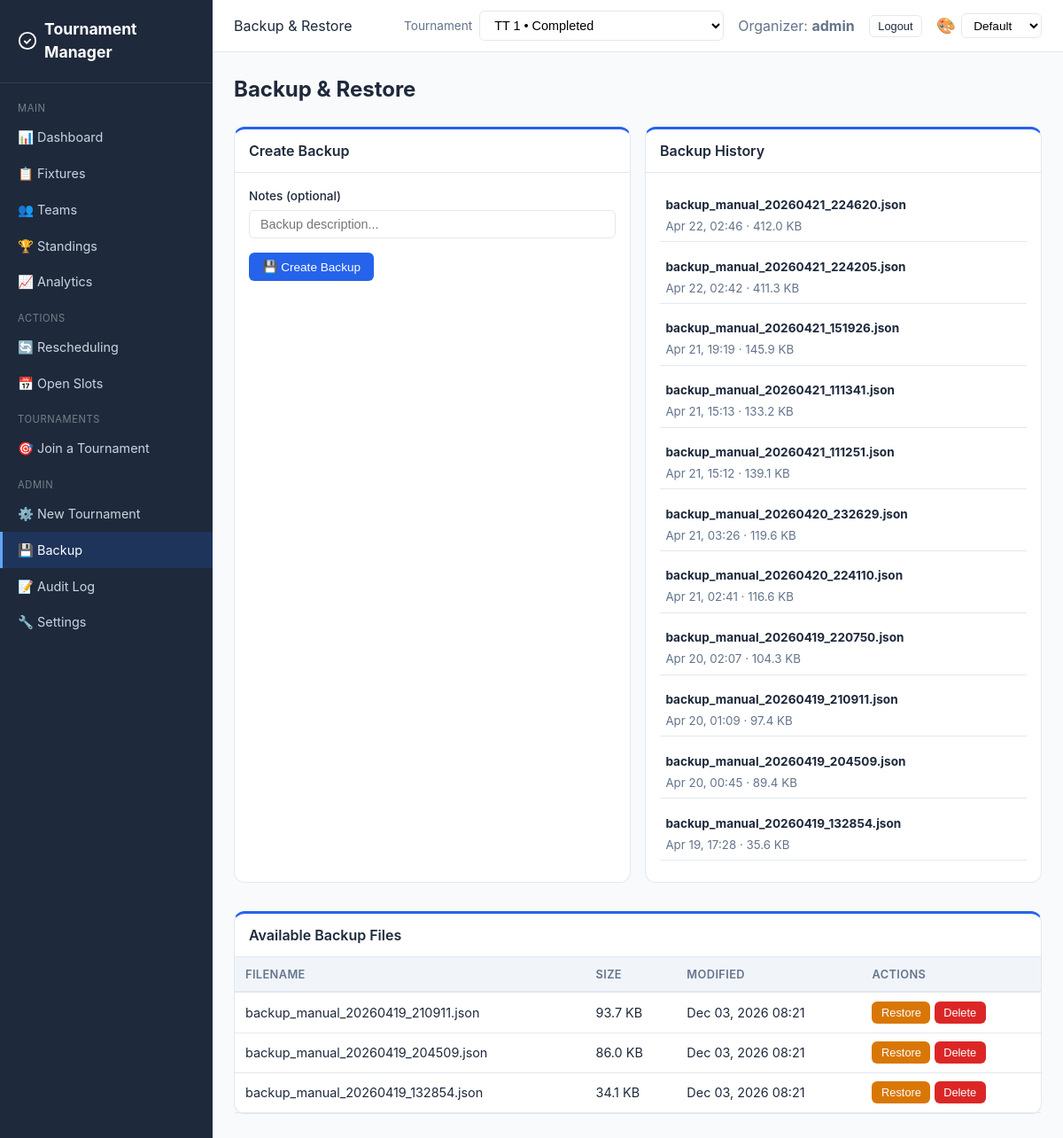
/backup/ (signed in), run on the app's committed database.
### core/models.py (models this page shows, shortened)
class BackupRecord(models.Model):
    filename = models.CharField(max_length=255)
    created_at = models.DateTimeField(auto_now_add=True)
    created_by = models.ForeignKey(
        User, on_delete=models.SET_NULL, null=True, blank=True
    )
    size_bytes = models.IntegerField(default=0)
    is_auto = models.BooleanField(default=False)
    notes = models.TextField(blank=True, default="")
    class Meta:
        ordering = ["-created_at"]

### core/views.py (the view)
# urls.py: path("backup/", views.backup_view, name="backup"),
@login_required
def backup_view(request):
    if not _is_organizer(request.user):
        messages.error(request, "Only organizers can manage backups.")
        return redirect("dashboard")
    tournament = _get_tournament(request)
    return render(request, "core/backup.html", {
        "backups": list_backups(), "records": BackupRecord.objects.all()[:20],
        **_tournament_context(request, tournament),
    })

### core/backup.py (called while the page is built)
def list_backups():
    backup_dir = Path(settings.BACKUP_DIR)
    if not backup_dir.exists():
        return []
    files = []
    for f in sorted(backup_dir.glob("backup_*.json"), reverse=True):
        files.append({
            "filename": f.name,
            "path": str(f),
            "size": f.stat().st_size,
            "modified": datetime.fromtimestamp(f.stat().st_mtime),
        })
    return files

### core/views.py (called while the page is built, shortened)
def _get_available_tournaments():
    return Tournament.objects.annotate(
        team_count=Count("teams", distinct=True),
        match_count=Count("matches", distinct=True),
    ).annotate(
        status_rank=db_models.Case(
            db_models.When(status="active", then=db_models.Value(0)),
            db_models.When(status="registration_open", then=db_models.Value(1)),
            db_models.When(status="ready", then=db_models.Value(2)),
            db_models.When(status="scheduled", then=db_models.Value(3)),
            db_models.When(status="setup", then=db_models.Value(4)),
            db_models.When(status="completed", then=db_models.Value(5)),
            default=db_models.Value(6),
            output_field=db_models.IntegerField(),
        )
    ).order_by("status_rank", "-created_at")

def _tournament_context(request, tournament=None):
    if not request.user.is_authenticated:
        return {}
    has_dual_roles = _has_dual_roles(request.user)
    view_mode = request.session.get("view_mode", "team") if has_dual_roles else None
    ctx = {
        "has_dual_roles": has_dual_roles,
        "view_mode": view_mode,
    }
    if _is_organizer(request.user):
        ctx.update({
            "available_tournaments": _get_available_tournaments(),
            "selected_tournament": tournament,
        })
        return ctx

def _is_organizer(user):
    return user.is_staff or user.is_superuser

def _has_dual_roles(user):
    if not _is_organizer(user):
        return False
    return user.memberships.exists()

### templates/core/backup.html (shortened to what this page needs)
{% extends "core/base.html" %}
{% block page_header %}Backup & Restore{% endblock %}
{% block content %}
<h1 class="page-title">Backup & Restore</h1>
<div class="grid grid-2">
    <div class="card">
        <div class="card-header">Create Backup</div>
        <div class="card-body">
            <form method="post" action="{% url 'create_backup' %}">
                <div class="form-group">
                    <label>Notes (optional)</label>
                    <input type="text" name="notes" class="form-control" placeholder="Backup description...">
                </div>
                <button type="submit" class="btn btn-primary">💾 Create Backup</button>
            </form>
        </div>
    </div>
    <div class="card">
        <div class="card-header">Backup History</div>
        <div class="card-body">
            {% for r in records %}
            <div class="d-flex justify-between align-center mb-1" style="padding:0.4rem;border-bottom:1px solid var(--border);">
                <div>
                    <strong style="font-size:0.85rem;">{{ r.filename }}</strong><br>
                    <small class="text-muted">{{ r.created_at|date:"M d, H:i" }} · {{ r.size_bytes|filesizeformat }} {% if r.is_auto %}· Auto{% endif %}</small>
                </div>
            </div>
            {% empty %}
            <p class="text-muted">No backups created yet.</p>
            {% endfor %}
        </div>
    </div>
</div>
{% if backups %}
<div class="card mt-2">
    <div class="card-header">Available Backup Files</div>
    <div class="table-container">
    <table>
        <thead><tr><th>Filename</th><th>Size</th><th>Modified</th><th>Actions</th></tr></thead>
        <tbody>
        {% for b in backups %}
        <tr>
            <td>{{ b.filename }}</td>
            <td>{{ b.size|filesizeformat }}</td>
            <td>{{ b.modified|date:"M d, Y H:i" }}</td>
            <td>
                <form method="post" action="{% url 'restore_backup' %}" style="display:inline">
                    <button type="submit" class="btn btn-warning btn-sm" onclick="return confirm('Restore from this backup? Current data will be backed up first.')">Restore</button>
                </form>
                <form method="post" action="{% url 'delete_backup' %}" style="display:inline">
                    <button type="submit" class="btn btn-danger btn-sm" onclick="return confirm('Delete this backup?')">Delete</button>
                </form>
            </td>
        </tr>
        {% endfor %}
        </tbody>
    </table>
    </div>
</div>
{% endif %}
{% endblock %}

### templates/core/base.html (shortened to what this page needs)
{% load static %}
<!DOCTYPE html>
<html lang="en">
<head>
    <link rel="stylesheet" href="{% static 'css/style.css' %}?v={% now 'YmdHis' %}">
</head>
<body>
{% if user.is_authenticated %}
<div class="app-layout">
    <aside class="sidebar">
        <div class="sidebar-brand">
            <svg viewBox="0 0 24 24" fill="none" stroke="currentColor" stroke-width="2"><circle cx="12" cy="12" r="10"/><path d="M8 12l3 3 5-5"/></svg>
            Tournament Manager
        </div>
        <nav class="sidebar-nav">
            <div class="sidebar-section">Main</div>
            <a href="{% url 'dashboard' %}" class="{% if request.resolver_match.url_name == 'dashboard' %}active{% endif %}">📊 Dashboard</a>
            <a href="{% url 'fixtures' %}" class="{% if request.resolver_match.url_name == 'fixtures' %}active{% endif %}">📋 Fixtures</a>
            <a href="{% url 'teams' %}" class="{% if request.resolver_match.url_name == 'teams' or request.resolver_match.url_name == 'team_detail' %}active{% endif %}">👥 Teams</a>
            <a href="{% url 'standings' %}" class="{% if request.resolver_match.url_name == 'standings' %}active{% endif %}">🏆 Standings</a>
            <a href="{% url 'analytics' %}" class="{% if request.resolver_match.url_name == 'analytics' %}active{% endif %}">📈 Analytics</a>
            <div class="sidebar-section">Actions</div>
            <a href="{% url 'rescheduling' %}" class="{% if request.resolver_match.url_name == 'rescheduling' %}active{% endif %}">🔄 Rescheduling</a>
            <a href="{% url 'open_slots' %}" class="{% if request.resolver_match.url_name == 'open_slots' %}active{% endif %}">📅 Open Slots</a>
            {% if team %}
            <div class="sidebar-section">My Team</div>
            <a href="{% url 'team_detail' pk=team.pk %}" class="{% if request.resolver_match.url_name == 'team_detail' %}active{% endif %}">🏅 {{ team.name }}</a>
            {% if joinable_tournaments %}
            <a href="{% url 'join_tournament_list' %}" class="{% if request.resolver_match.url_name == 'join_tournament_list' or request.resolver_match.url_name == 'join_tournament' or request.resolver_match.url_name == 'create_team' %}active{% endif %}" style="margin-top:0.5rem;">➕ Join New Tournament
                <span style="font-size:0.7rem;background:var(--primary);color:#fff;border-radius:10px;padding:1px 7px;margin-left:0.3rem;vertical-align:middle;">{{ joinable_tournaments|length }}</span>
            </a>
            {% endif %}
            {% else %}
            <div class="sidebar-section">Tournaments</div>
            <a href="{% url 'join_tournament_list' %}" class="">🎯 Join a Tournament</a>
            {% endif %}
            {% if user.is_staff %}
            <div class="sidebar-section">Admin</div>
            <a href="{% url 'tournament_setup' %}" class="{% if request.resolver_match.url_name == 'tournament_setup' %}active{% endif %}">⚙️ New Tournament</a>
            <a href="{% url 'backup' %}" class="{% if request.resolver_match.url_name == 'backup' %}active{% endif %}">💾 Backup</a>
            <a href="{% url 'audit_log' %}" class="{% if request.resolver_match.url_name == 'audit_log' %}active{% endif %}">📝 Audit Log</a>
            <a href="{% url 'settings' %}" class="{% if request.resolver_match.url_name == 'settings' %}active{% endif %}">🔧 Settings</a>
            {% endif %}
        </nav>
    </aside>
    <div class="main-content">
        <header class="topbar">
            <div class="topbar-left">
                <span>{% block page_header %}{% endblock %}</span>
            </div>
            <div class="topbar-right">
                {% if user.is_staff and available_tournaments %}
                <form method="post" action="{% url 'select_tournament' %}" style="display:flex;align-items:center;gap:0.5rem;">
                    <label for="tournament-switch" class="text-muted" style="font-size:0.85rem;">Tournament</label>
                    <select id="tournament-switch" name="tournament_id" class="form-select" onchange="this.form.submit()" style="min-width:220px;">
                        {% for t in available_tournaments %}
                        <option value="{{ t.pk }}" {% if selected_tournament and t.pk == selected_tournament.pk %}selected{% endif %}>
                            {{ t.name }} • {{ t.get_status_display }}
                        </option>
                        {% endfor %}
                    </select>
                </form>
                {% endif %}
                {% if team %}
                <a href="{% url 'team_detail' pk=team.pk %}" class="btn btn-outline btn-sm">&#9881;&#65039; {{ team.name }}</a>
                {% elif user.is_staff %}
                <span class="text-muted">Organizer: <strong>{{ user.username }}</strong></span>
                {% endif %}
                <form method="post" action="{% url 'logout' %}" style="display:inline;">
                    <button type="submit" class="btn btn-outline btn-sm">Logout</button>
                </form>
                <div class="theme-picker">
                    <label for="themeSelect" style="font-size:1.1rem;cursor:default;" title="Theme">🎨</label>
                    <select id="themeSelect" class="form-select" style="width:auto;padding:0.3rem 0.55rem;font-size:0.85rem;">
                        <option value="default">Default</option>
                    </select>
                </div>
            </div>
        </header>
        <div class="content">
            {% block content %}{% endblock %}
        </div>
    </div>
</div>
{% endif %}
</body>
</html>

### static/css/style.css (style rules this page uses)
:root { --primary: #2563eb; --primary-dark: #1d4ed8; --success: #16a34a; --warning: #d97706; --danger: #dc2626; --info: #0891b2; --bg: #f8fafc; --bg-card: #ffffff; --text: #1e293b; --text-muted: #64748b; --border: #e2e8f0; --sidebar-bg: #1e293b; --sidebar-text: #cbd5e1; --sidebar-active: #2563eb; }
.theme-picker { display: flex; align-items: center; gap: 0.4rem; }
* { box-sizing: border-box; margin: 0; padding: 0; }
body { font-family: -apple-system, BlinkMacSystemFont, 'Segoe UI', Roboto, sans-serif; background: var(--bg); color: var(--text); line-height: 1.5; }
.app-layout { display: flex; min-height: 100vh; }
.sidebar { width: 240px; background: var(--sidebar-bg); color: var(--sidebar-text); position: fixed; top: 0; left: 0; bottom: 0; overflow-y: auto; z-index: 100; transition: transform 0.3s; }
.sidebar-brand { padding: 1.25rem; font-size: 1.1rem; font-weight: 700; color: white; border-bottom: 1px solid rgba(255,255,255,0.1); display: flex; align-items: center; gap: 0.5rem; }
.sidebar-brand svg { width: 24px; height: 24px; }
.sidebar-nav { padding: 0.5rem 0; }
.sidebar-nav a { display: flex; align-items: center; gap: 0.75rem; padding: 0.6rem 1.25rem; color: var(--sidebar-text); text-decoration: none; font-size: 0.9rem; transition: all 0.15s; }
.sidebar-nav a.active { background: rgba(37,99,235,0.18); color: white; border-left: 3px solid #60a5fa; padding-left: calc(1.25rem - 3px); }
.sidebar-section { padding: 0.75rem 1.25rem 0.25rem; font-size: 0.7rem; text-transform: uppercase; letter-spacing: 0.05em; color: rgba(255,255,255,0.4); }
.main-content { margin-left: 240px; flex: 1; min-width: 0; }
.topbar { background: var(--bg-card); border-bottom: 1px solid var(--border); padding: 0.75rem 1.5rem; display: flex; justify-content: space-between; align-items: center; position: sticky; top: 0; z-index: 50; }
.topbar-left { display: flex; align-items: center; gap: 1rem; }
.topbar-right { display: flex; align-items: center; gap: 1rem; }
.content { padding: 1.5rem; max-width: 1400px; }
.page-title { font-size: 1.5rem; font-weight: 700; margin-bottom: 1.5rem; }
.card { background: var(--bg-card); border: 1px solid var(--border); border-top: 3px solid var(--primary); border-radius: 12px; margin-bottom: 1rem; }
.card-header { padding: 0.75rem 1rem; border-bottom: 1px solid var(--border); font-weight: 600; display: flex; justify-content: space-between; align-items: center; }
.card-body { padding: 1rem; }
.grid { display: grid; gap: 1rem; }
.grid-2 { grid-template-columns: repeat(2, 1fr); }
.table-container { overflow-x: auto; }
table { width: 100%; border-collapse: collapse; font-size: 0.9rem; }
th { background: #f1f5f9; padding: 0.6rem 0.75rem; text-align: left; font-weight: 600; font-size: 0.8rem; text-transform: uppercase; letter-spacing: 0.03em; color: var(--text-muted); border-bottom: 2px solid var(--border); white-space: nowrap; }
td { padding: 0.6rem 0.75rem; border-bottom: 1px solid var(--border); vertical-align: middle; }
.btn { display: inline-flex; align-items: center; gap: 0.4rem; padding: 0.45rem 0.9rem; border-radius: 6px; font-size: 0.85rem; font-weight: 500; border: 1px solid transparent; cursor: pointer; text-decoration: none; transition: all 0.15s; white-space: nowrap; }
.btn-primary { background: var(--primary); color: white; }
.btn-warning { background: var(--warning); color: white; }
.btn-danger { background: var(--danger); color: white; }
.btn-outline { background: white; border-color: var(--border); color: var(--text); }
.btn-sm { padding: 0.25rem 0.6rem; font-size: 0.8rem; }
.form-group { margin-bottom: 1rem; }
.form-group label { display: block; margin-bottom: 0.3rem; font-weight: 500; font-size: 0.85rem; }
.form-control { width: 100%; padding: 0.45rem 0.75rem; border: 1px solid var(--border); border-radius: 6px; font-size: 0.9rem; transition: border-color 0.15s; }
.form-select { width: 100%; padding: 0.45rem 0.75rem; border: 1px solid var(--border); border-radius: 6px; font-size: 0.9rem; background: white; }
.text-muted { color: var(--text-muted); }
.mb-1 { margin-bottom: 0.5rem; }
.mt-2 { margin-top: 1rem; }
.d-flex { display: flex; }
.align-center { align-items: center; }
.justify-between { justify-content: space-between; }

### data on the page
BackupRecord: filename "backup_manual_20260421_224620.json", created_at "Apr 22, 02:46", size_bytes|filesizeformat "412.0 KB"
BackupRecord: filename "backup_manual_20260421_224205.json", created_at "Apr 22, 02:42", size_bytes|filesizeformat "411.3 KB"
BackupRecord: filename "backup_manual_20260421_151926.json", created_at "Apr 21, 19:19", size_bytes|filesizeformat "145.9 KB"
BackupRecord: filename "backup_manual_20260421_111341.json", created_at "Apr 21, 15:13", size_bytes|filesizeformat "133.2 KB"
BackupRecord: filename "backup_manual_20260421_111251.json", created_at "Apr 21, 15:12", size_bytes|filesizeformat "139.1 KB"
BackupRecord: filename "backup_manual_20260420_232629.json", created_at "Apr 21, 03:26", size_bytes|filesizeformat "119.6 KB"
BackupRecord: filename "backup_manual_20260420_224110.json", created_at "Apr 21, 02:41", size_bytes|filesizeformat "116.6 KB"
BackupRecord: filename "backup_manual_20260419_220750.json", created_at "Apr 20, 02:07", size_bytes|filesizeformat "104.3 KB"
BackupRecord: filename "backup_manual_20260419_210911.json", created_at "Apr 20, 01:09", size_bytes|filesizeformat "97.4 KB"
BackupRecord: filename "backup_manual_20260419_204509.json", created_at "Apr 20, 00:45", size_bytes|filesizeformat "89.4 KB"
BackupRecord: filename "backup_manual_20260419_132854.json", created_at "Apr 19, 17:28", size_bytes|filesizeformat "35.6 KB"

### other printed values
{{ user.username }} "admin"
{{ b.filename }} "backup_manual_20260419_210911.json" "backup_manual_20260419_204509.json" "backup_manual_20260419_132854.json"
{{ b.size|filesizeformat }} "93.7 KB" "86.0 KB" "34.1 KB"
{{ b.modified|date:"M d, Y H:i" }} "Dec 03, 2026 08:21" "Dec 03, 2026 08:21" "Dec 03, 2026 08:21"
form field tournament_id "TT 1 • Completed"
